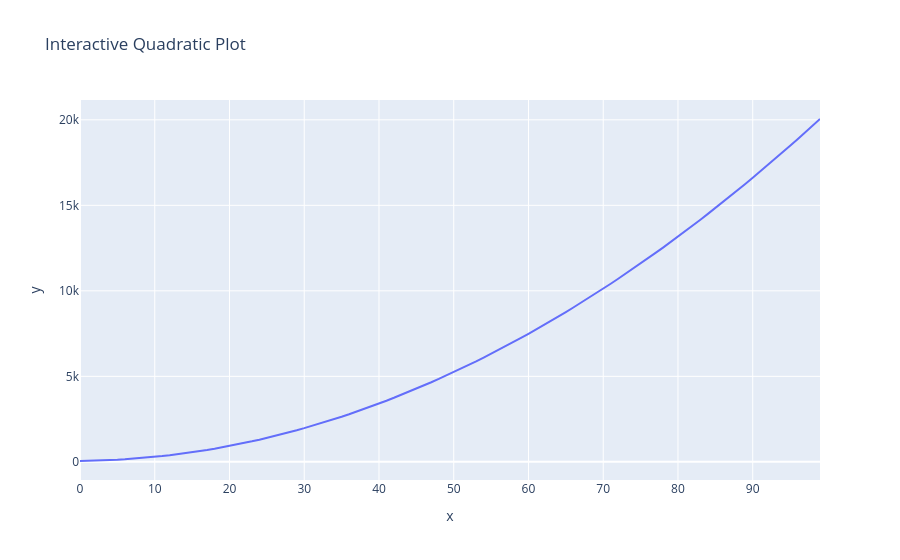

Write notebook code for a chart like this one.
### Markdown cell above
We can use Jupyter notebooks to explore programming in python. We can do various kinds of computations and analyses and display the results in the browser very conveniently. So, you can run the Hello World python snippet above and see the result.

### Code cell
import plotly.express as px
import pandas as pd

# Sample data
df = pd.DataFrame({
    "x": range(100),
    "y": [2*i*i + 4*i + 50 for i in range(100)]
})

fig = px.line(df, x="x", y="y", title="Interactive Quadratic Plot")
fig.show()

### Figure 1 — Plotly figure (JSON) as saved in the notebook; plotly's stock layout.template omitted (floating-point values rounded to 4 significant figures)
{"data": [{"hovertemplate": "x=%{x}<br>y=%{y}<extra></extra>", "legendgroup": "", "line": {"color": "#636efa", "dash": "solid"}, "marker": {"symbol": "circle"}, "mode": "lines", "name": "", "orientation": "v", "showlegend": false, "type": "scatter", "x": [0, 1, 2, 3, 4, 5, 6, 7, 8, 9, 10, 11, 12, 13, 14, 15, 16, 17, 18, 19, 20, 21, 22, 23, 24, 25, 26, 27, 28, 29, 30, 31, 32, 33, 34, 35, 36, 37, 38, 39, 40, 41, 42, 43, 44, 45, 46, 47, 48, 49, 50, 51, 52, 53, 54, 55, 56, 57, 58, 59, 60, 61, 62, 63, 64, 65, 66, 67, 68, 69, 70, 71, 72, 73, 74, 75, 76, 77, 78, 79, 80, 81, 82, 83, 84, 85, 86, 87, 88, 89, 90, 91, 92, 93, 94, 95, 96, 97, 98, 99], "xaxis": "x", "y": [50, 56, 66, 80, 98, 120, 146, 176, 210, 248, 290, 336, 386, 440, 498, 560, 626, 696, 770, 848, 930, 1016, 1106, 1200, 1298, 1400, 1506, 1616, 1730, 1848, 1970, 2096, 2226, 2360, 2498, 2640, 2786, 2936, 3090, 3248, 3410, 3576, 3746, 3920, 4098, 4280, 4466, 4656, 4850, 5048, 5250, 5456, 5666, 5880, 6098, 6320, 6546, 6776, 7010, 7248, 7490, 7736, 7986, 8240, 8498, 8760, 9026, 9296, 9570, 9848, 10130, 10416, 10706, 11000, 11298, 11600, 11906, 12216, 12530, 12848, 13170, 13496, 13826, 14160, 14498, 14840, 15186, 15536, 15890, 16248, 16610, 16976, 17346, 17720, 18098, 18480, 18866, 19256, 19650, 20048], "yaxis": "y"}], "layout": {"legend": {"tracegroupgap": 0}, "title": {"text": "Interactive Quadratic Plot"}, "xaxis": {"anchor": "y", "domain": [0, 1], "title": {"text": "x"}}, "yaxis": {"anchor": "x", "domain": [0, 1], "title": {"text": "y"}}}}
